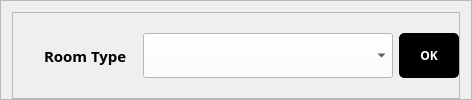
                                <widget class="QFrame" name="frame">
                                 <property name="sizePolicy">
                                  <sizepolicy hsizetype="Expanding" vsizetype="Preferred">
                                   <horstretch>0</horstretch>
                                   <verstretch>0</verstretch>
                                  </sizepolicy>
                                 </property>
                                 <property name="frameShape">
                                  <enum>QFrame::StyledPanel</enum>
                                 </property>
                                 <property name="frameShadow">
                                  <enum>QFrame::Raised</enum>
                                 </property>
                                 <layout class="QVBoxLayout" name="verticalLayout_19">
                                  <property name="spacing">
                                   <number>10</number>
                                  </property>
                                  <property name="bottomMargin">
                                   <number>0</number>
                                  </property>
                                  <item>
                                   <widget class="QFrame" name="frame_3">
                                    <property name="styleSheet">
                                     <string notr="true"/>
                                    </property>
                                    <property name="frameShape">
                                     <enum>QFrame::StyledPanel</enum>
                                    </property>
                                    <property name="frameShadow">
                                     <enum>QFrame::Raised</enum>
                                    </property>
                                    <layout class="QHBoxLayout" name="horizontalLayout_10">
                                     <property name="leftMargin">
                                      <number>0</number>
                                     </property>
                                     <property name="topMargin">
                                      <number>3</number>
                                     </property>
                                     <property name="rightMargin">
                                      <number>0</number>
                                     </property>
                                     <property name="bottomMargin">
                                      <number>3</number>
                                     </property>
                                     <item>
                                      <widget class="QLabel" name="label_2">
                                       <property name="minimumSize">
                                        <size>
                                         <width>25</width>
                                         <height>25</height>
                                        </size>
                                       </property>
                                       <property name="maximumSize">
                                        <size>
                                         <width>25</width>
                                         <height>25</height>
                                        </size>
                                       </property>
                                       <property name="text">
                                        <string/>
                                       </property>
                                       <property name="pixmap">
                                        <pixmap>edit.svg</pixmap>
                                       </property>
                                       <property name="scaledContents">
                                        <bool>true</bool>
                                       </property>
                                      </widget>
                                     </item>
                                     <item>
                                      <widget class="QLabel" name="label_4">
                                       <property name="font">
                                        <font>
                                         <family>Century Gothic</family>
                                         <pointsize>11</pointsize>
                                         <weight>75</weight>
                                         <bold>true</bold>
                                        </font>
                                       </property>
                                       <property name="text">
                                        <string>Room Type</string>
                                       </property>
                                      </widget>
                                     </item>
                                     <item>
                                      <spacer name="horizontalSpacer_59">
                                       <property name="orientation">
                                        <enum>Qt::Horizontal</enum>
                                       </property>
                                       <property name="sizeType">
                                        <enum>QSizePolicy::Fixed</enum>
                                       </property>
                                       <property name="sizeHint" stdset="0">
                                        <size>
                                         <width>10</width>
                                         <height>20</height>
                                        </size>
                                       </property>
                                      </spacer>
                                     </item>
                                     <item>
                                      <widget class="QComboBox" name="cboUDroomtype">
                                       <property name="sizePolicy">
                                        <sizepolicy hsizetype="Expanding" vsizetype="Fixed">
                                         <horstretch>0</horstretch>
                                         <verstretch>0</verstretch>
                                        </sizepolicy>
                                       </property>
                                       <property name="minimumSize">
                                        <size>
                                         <width>250</width>
                                         <height>45</height>
                                        </size>
                                       </property>
                                       <property name="font">
                                        <font>
                                         <family>Century Gothic</family>
                                         <pointsize>11</pointsize>
                                        </font>
                                       </property>
                                       <property name="styleSheet">
                                        <string notr="true">
background-color: rgb(255, 255, 255);</string>
                                       </property>
                                       <item>
                                        <property name="text">
                                         <string/>
                                        </property>
                                       </item>
                                      </widget>
                                     </item>
                                     <item>
                                      <widget class="QPushButton" name="btnUDroomOK">
                                       <property name="minimumSize">
                                        <size>
                                         <width>60</width>
                                         <height>45</height>
                                        </size>
                                       </property>
                                       <property name="maximumSize">
                                        <size>
                                         <width>60</width>
                                         <height>16777215</height>
                                        </size>
                                       </property>
                                       <property name="font">
                                        <font>
                                         <family>Century Gothic</family>
                                         <pointsize>9</pointsize>
                                         <weight>75</weight>
                                         <bold>true</bold>
                                        </font>
                                       </property>
                                       <property name="styleSheet">
                                        <string notr="true">QPushButton {
	border-radius: 5px;
	border: 1px solid black;
	color: rgb(255, 255, 255);
	background-color: rgb(0, 0, 0);
}

QPushButton:hover {
	
	background-color: rgb(70, 70, 70);
}

QPushButton:pressed {
	color: rgb(106, 106, 106);
	background-color: rgb(0, 0, 0);
}</string>
                                       </property>
                                       <property name="text">
                                        <string>OK</string>
                                       </property>
                                      </widget>
                                     </item>
                                    </layout>
                                   </widget>
                                  </item>
                                 </layout>
                                </widget>
